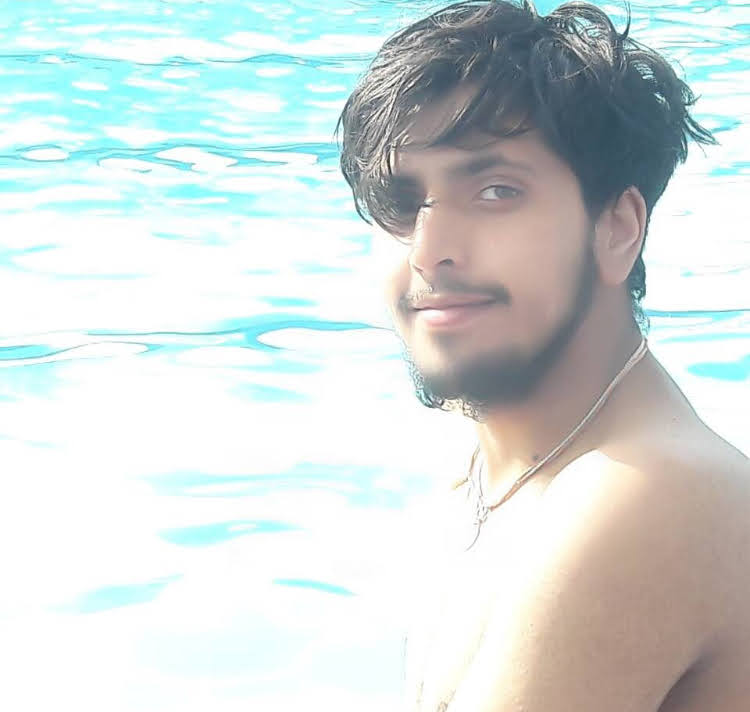
#> input picture python project/IMG12.jpg, 750 x 712 px
$ python sketch.py
#> lines starting #> are read from the running program, lines starting #| are printed output that depends on the picture
import cv2

image = cv2.imread("IMG12.jpg")
#> image is the input picture: shape (712, 750, 3); mean B, G, R 216.8, 218.3, 210

cv2.waitKey(0)

gray_image = cv2.cvtColor(image, cv2.COLOR_BGR2GRAY)
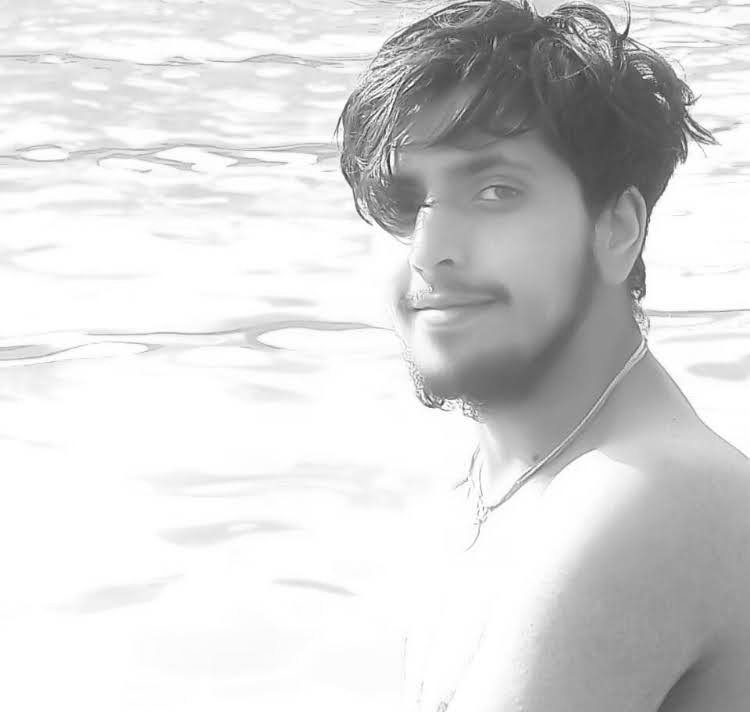
#> gray_image: shape (712, 750); min 31, max 255, mean 215.7

cv2.waitKey(0)

inverted_image = 255 - gray_image
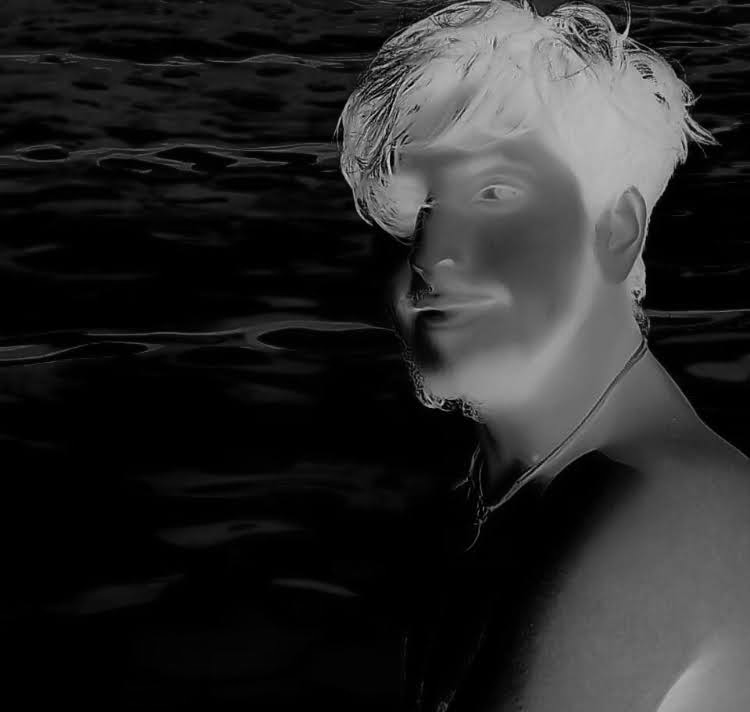
#> inverted_image: shape (712, 750); min 0, max 224, mean 39.3

cv2.waitKey()

blurred = cv2.GaussianBlur(inverted_image, (21, 21), 0)

inverted_blurred = 255 - blurred
pencil_sketch = cv2.divide(gray_image, inverted_blurred, scale=256.0)
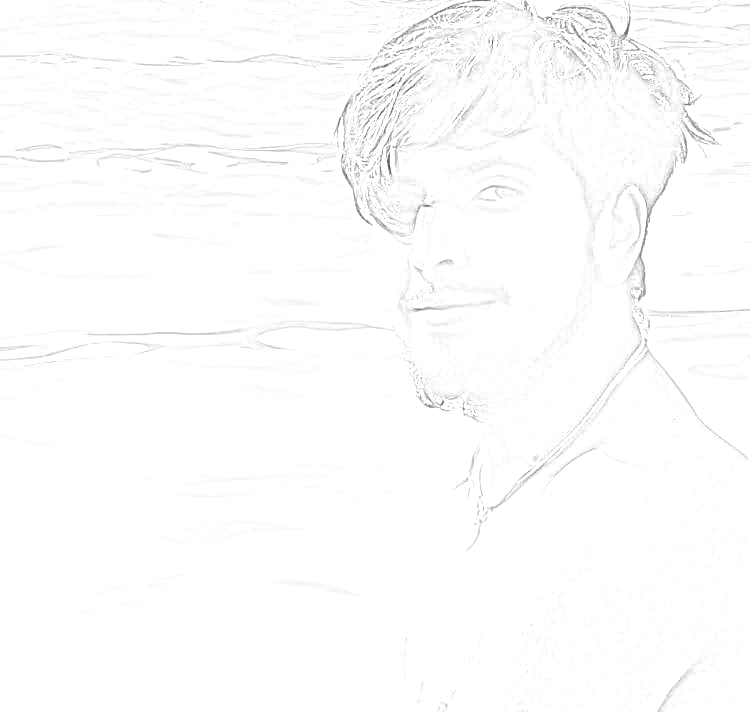
#> pencil_sketch: shape (712, 750); min 45, max 255, mean 252.7

cv2.waitKey(0)

cv2.imshow("original image", image)
cv2.imshow("pencil sketch", pencil_sketch)
cv2.waitKey(0)
